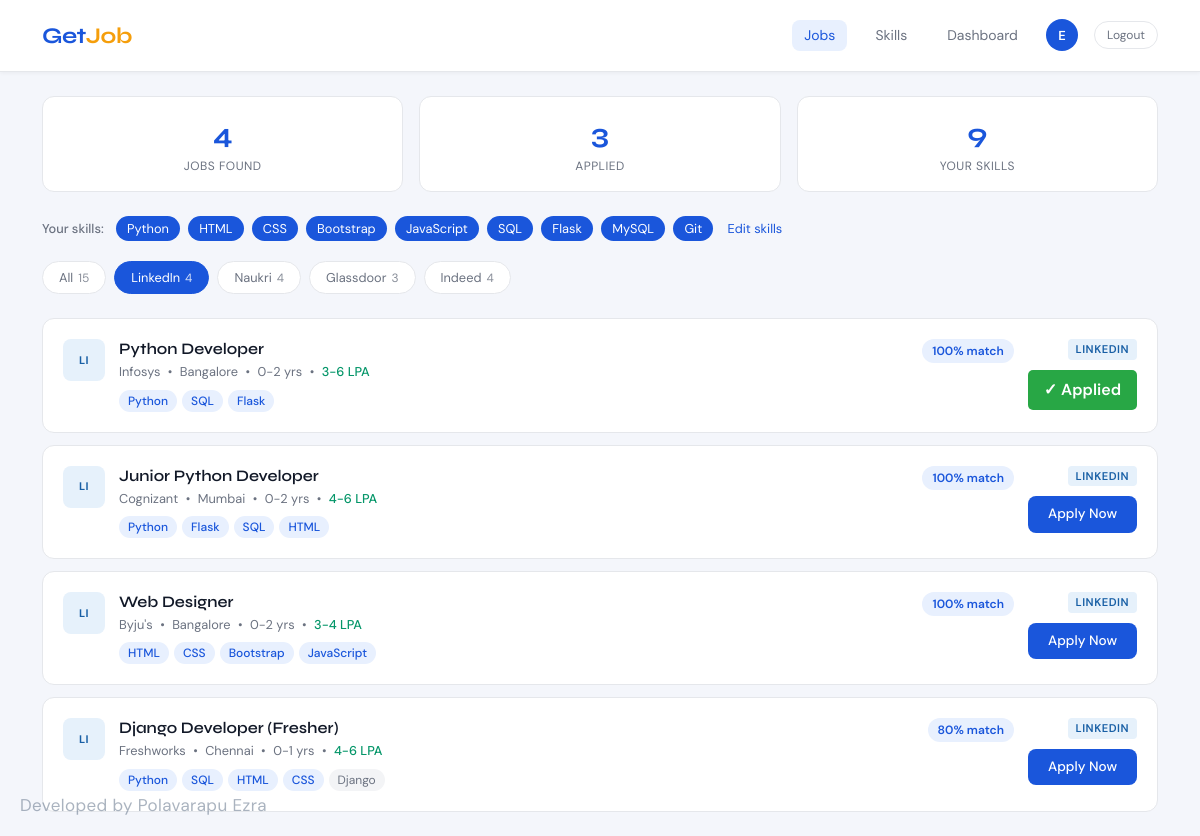
Screenshot of /jobs?portal=LinkedIn (signed in) with the database file from the repository.
### tables this page shows
CREATE TABLE user_skills (
            id INTEGER PRIMARY KEY AUTOINCREMENT,
            user_id INTEGER NOT NULL,
            skill TEXT NOT NULL,
            FOREIGN KEY (user_id) REFERENCES users(id)
        );

CREATE TABLE applied_jobs (
            id INTEGER PRIMARY KEY AUTOINCREMENT,
            user_id INTEGER NOT NULL,
            job_title TEXT NOT NULL,
            company TEXT NOT NULL,
            portal TEXT NOT NULL,
            applied_at TIMESTAMP DEFAULT CURRENT_TIMESTAMP,
            FOREIGN KEY (user_id) REFERENCES users(id)
        );

### jobapp.py (the view)
@app.route("/jobs")
def jobs():
    if "user_id" not in session:
        return redirect(url_for("login"))
    conn = get_db()
    user_skills = [row["skill"] for row in conn.execute(
        "SELECT skill FROM user_skills WHERE user_id = ?", (session["user_id"],)
    ).fetchall()]
    applied = [row["job_title"] + row["company"] for row in conn.execute(
        "SELECT job_title, company FROM applied_jobs WHERE user_id = ?", (session["user_id"],)
    ).fetchall()]
    conn.close()
    if not user_skills:
        return redirect(url_for("skills"))
    portal_filter = request.args.get("portal", "All")
    matched_jobs  = get_matching_jobs(user_skills)
    portals       = ["All", "LinkedIn", "Naukri", "Glassdoor", "Indeed"]
    portal_counts = {p: sum(1 for j in matched_jobs if j["portal"] == p) for p in portals[1:]}
    portal_counts["All"] = len(matched_jobs)
    if portal_filter != "All":
        matched_jobs = [j for j in matched_jobs if j["portal"] == portal_filter]
    for job in matched_jobs:
        job["is_applied"] = (job["title"] + job["company"]) in applied
    return render_template("jobs.html", jobs=matched_jobs, user_skills=user_skills,
                           portals=portals, portal_counts=portal_counts,
                           active_portal=portal_filter, total_applied=len(applied))

### jobapp.py (called while the page is built)
def get_db():
    conn = sqlite3.connect(DB_PATH)
    conn.row_factory = sqlite3.Row
    return conn

def get_matching_jobs(skills):
    if not skills:
        return []
    matched = []
    for job in JOB_DB:
        match_count = sum(1 for s in job["skills"] if s in skills)
        if match_count > 0:
            job_copy = dict(job)
            job_copy["match_count"] = match_count
            job_copy["match_percent"] = round((match_count / len(job["skills"])) * 100)
            job_copy["matched_skills"] = [s for s in job["skills"] if s in skills]
            job_copy["other_skills"] = [s for s in job["skills"] if s not in skills]
            matched.append(job_copy)
    matched.sort(key=lambda x: x["match_percent"], reverse=True)
    return matched

### templates/jobs.html (shortened to what this page needs)
{% extends "base.html" %}
{% block content %}
<div class="container py-4">
  <div class="row g-3 mb-4">
    <div class="col-4">
      <div class="stat-card">
        <div class="stat-num">{{ jobs|length }}</div>
        <div class="stat-label">Jobs Found</div>
      </div>
    </div>
    <div class="col-4">
      <div class="stat-card">
        <div class="stat-num">{{ total_applied }}</div>
        <div class="stat-label">Applied</div>
      </div>
    </div>
    <div class="col-4">
      <div class="stat-card">
        <div class="stat-num">{{ user_skills|length }}</div>
        <div class="stat-label">Your Skills</div>
      </div>
    </div>
  </div>
  <div class="mb-3">
    <span class="section-label">Your skills:</span>
    {% for skill in user_skills %}
      <span class="skill-tag-active">{{ skill }}</span>
    {% endfor %}
    <a href="{{ url_for('skills') }}" class="edit-skills-link">Edit skills</a>
  </div>
  <div class="portal-filters mb-4">
    {% for portal in portals %}
      <a href="{{ url_for('jobs', portal=portal) }}"
         class="portal-filter-btn {% if active_portal == portal %}active{% endif %}">
        {{ portal }} <span class="portal-count">{{ portal_counts[portal] }}</span>
      </a>
    {% endfor %}
  </div>
  {% if jobs %}
    <div class="jobs-list">
      {% for job in jobs %}
      <div class="job-card">
        <div class="job-card-left">
          <div class="portal-icon portal-{{ job.portal | lower | replace(' ','') }}">
            {{ job.portal[:2] }}
          </div>
        </div>
        <div class="job-card-body">
          <div class="d-flex align-items-start justify-content-between flex-wrap gap-2">
            <div>
              <h5 class="job-title">{{ job.title }}</h5>
              <div class="job-meta">
                <span>{{ job.company }}</span>
                <span class="dot">•</span>
                <span>{{ job.location }}</span>
                <span class="dot">•</span>
                <span>{{ job.exp }}</span>
                <span class="dot">•</span>
                <span class="salary">{{ job.salary }}</span>
              </div>
            </div>
            <div class="match-badge">{{ job.match_percent }}% match</div>
          </div>
          <div class="job-skills mt-2">
            {% for skill in job.matched_skills %}
              <span class="skill-tag matched">{{ skill }}</span>
            {% endfor %}
            {% for skill in job.other_skills %}
              <span class="skill-tag">{{ skill }}</span>
            {% endfor %}
          </div>
        </div>
        <div class="job-card-actions">
          <span class="portal-badge portal-badge-{{ job.portal | lower | replace(' ','') }}">{{ job.portal }}</span>
          <button
    class="{% if job.is_applied %}btn-applied-green{% else %}btn-apply{% endif %}"
    data-title="{{ job.title }}"
    data-company="{{ job.company }}"
    data-portal="{{ job.portal }}"
    data-link="{{ job.link }}"
    onclick="handleApply(this)"
>
    {% if job.is_applied %}✓ Applied{% else %}Apply Now{% endif %}
</button>
        </div>
      </div>
      {% endfor %}
    </div>
  {% else %}
    <div class="empty-state">
      <div class="empty-icon">🔍</div>
      <h5>No jobs found for this filter</h5>
      <p>Try selecting "All" portals or <a href="{{ url_for('skills') }}">update your skills</a>.</p>
    </div>
  {% endif %}
</div>
{% endblock %}

### static/css/style.css (style rules this page uses)
:root { --brand: #1a56db; --brand-dark: #1645b8; --brand-light: #e8f0fe; --accent: #f59e0b; --success: #059669; --danger: #dc2626; --text-primary: #111827; --text-secondary: #6b7280; --bg-page: #f4f6fb; --bg-card: #ffffff; --border: #e5e7eb; --radius: 12px; --radius-sm: 8px; }
* { box-sizing: border-box; }
body { font-family: 'DM Sans', sans-serif; background: var(--bg-page); color: var(--text-primary); min-height: 100vh; }
.stat-card { background: var(--bg-card); border: 1px solid var(--border); border-radius: var(--radius); padding: 1rem; text-align: center; }
.stat-num { font-family: 'Syne', sans-serif; font-size: 1.75rem; font-weight: 700; color: var(--brand); }
.stat-label { font-size: 0.75rem; color: var(--text-secondary); margin-top: 2px; text-transform: uppercase; letter-spacing: 0.5px; }
.portal-filters { display: flex; flex-wrap: wrap; gap: 8px; }
.portal-filter-btn { padding: 6px 16px; border: 1px solid var(--border); border-radius: 20px; font-size: 0.8rem; color: var(--text-secondary); background: #fff; text-decoration: none; transition: all 0.15s; display: inline-flex; align-items: center; gap: 5px; }
.portal-filter-btn.active { background: var(--brand); color: #fff; border-color: var(--brand); }
.portal-count { font-size: 0.75rem; opacity: 0.8; }
.jobs-list { display: flex; flex-direction: column; gap: 12px; }
.job-card { background: var(--bg-card); border: 1px solid var(--border); border-radius: var(--radius); padding: 1.25rem; display: flex; align-items: flex-start; gap: 14px; transition: border-color 0.15s, box-shadow 0.15s; }
.portal-icon { width: 42px; height: 42px; border-radius: var(--radius-sm); display: flex; align-items: center; justify-content: center; font-size: 11px; font-weight: 700; flex-shrink: 0; text-transform: uppercase; letter-spacing: 0.5px; }
.portal-linkedin { background: #E6F1FB; color: #185FA5; }
.job-card-body { flex: 1; min-width: 0; }
.job-title { font-family: 'Syne', sans-serif; font-size: 1rem; font-weight: 600; margin: 0 0 4px; color: var(--text-primary); }
.job-meta { font-size: 0.8rem; color: var(--text-secondary); }
.dot { margin: 0 4px; }
.salary { color: var(--success); font-weight: 500; }
.match-badge { background: var(--brand-light); color: var(--brand); font-size: 0.75rem; font-weight: 600; padding: 3px 10px; border-radius: 20px; white-space: nowrap; }
.job-skills { display: flex; flex-wrap: wrap; gap: 5px; }
.skill-tag { font-size: 0.75rem; padding: 2px 9px; background: #f3f4f6; color: var(--text-secondary); border-radius: 20px; }
.skill-tag.matched { background: #e8f0fe; color: var(--brand); font-weight: 500; }
.skill-tag-active { display: inline-block; font-size: 0.8rem; padding: 3px 11px; background: var(--brand); color: #fff; border-radius: 20px; margin-right: 4px; margin-bottom: 4px; }
.job-card-actions { display: flex; flex-direction: column; align-items: flex-end; gap: 10px; flex-shrink: 0; }
.btn-apply { background: var(--brand); color: #fff; border: none; padding: 8px 20px; border-radius: var(--radius-sm); font-size: 0.85rem; font-weight: 500; cursor: pointer; font-family: 'DM Sans', sans-serif; transition: background 0.15s; white-space: nowrap; }
.portal-badge { display: inline-block; font-size: 0.7rem; font-weight: 600; padding: 2px 8px; border-radius: 4px; text-transform: uppercase; letter-spacing: 0.5px; }
.portal-badge-linkedin { background: #E6F1FB; color: #185FA5; }
.section-label { font-size: 0.8rem; color: var(--text-secondary); margin-right: 8px; font-weight: 500; }
.edit-skills-link { font-size: 0.8rem; color: var(--brand); text-decoration: none; margin-left: 6px; }
.btn-applied-green { background-color: #28a745; color: white; padding: 8px 16px; border: none; border-radius: 5px; cursor: pointer; font-weight: 600; }

### rows the page displays
user_skills: skill "Python"
user_skills: skill "HTML"
user_skills: skill "CSS"
user_skills: skill "Bootstrap"
user_skills: skill "JavaScript"
user_skills: skill "SQL"
user_skills: skill "Flask"
user_skills: skill "MySQL"
user_skills: skill "Git"
applied_jobs: portal "Glassdoor", id "3"
applied_jobs: portal "LI", title "Python Developer", company "Infosys", location "Bangalore", exp "0-2 yrs", salary "3-6 LPA", match_percent "100", matched_skills "Python" "SQL" "Flask" "Python" "Flask" "SQL" "HTML" "HTML" "CSS" "Bootstrap" "JavaScript" "Python" "SQL" "HTML" "CSS", portal "LINKEDIN", shows "✓ Applied", title "Junior Python Developer", company "Cognizant", location "Mumbai", salary "4-6 LPA", title "Web Designer", company "Byju's", salary "3-4 LPA", title "Django Developer (Fresher)", company "Freshworks", location "Chennai", exp "0-1 yrs", match_percent "80", other_skills "Django"

### other values shown
{{ session.user_name[0].upper() }} "E"
{{ jobs|length }} "4"
{{ total_applied }} "3"
{{ user_skills|length }} "9"
{{ portal }} "All" "LinkedIn" "Naukri" "Indeed"
{{ portal_counts[portal] }} "15" "4" "4" "4"
